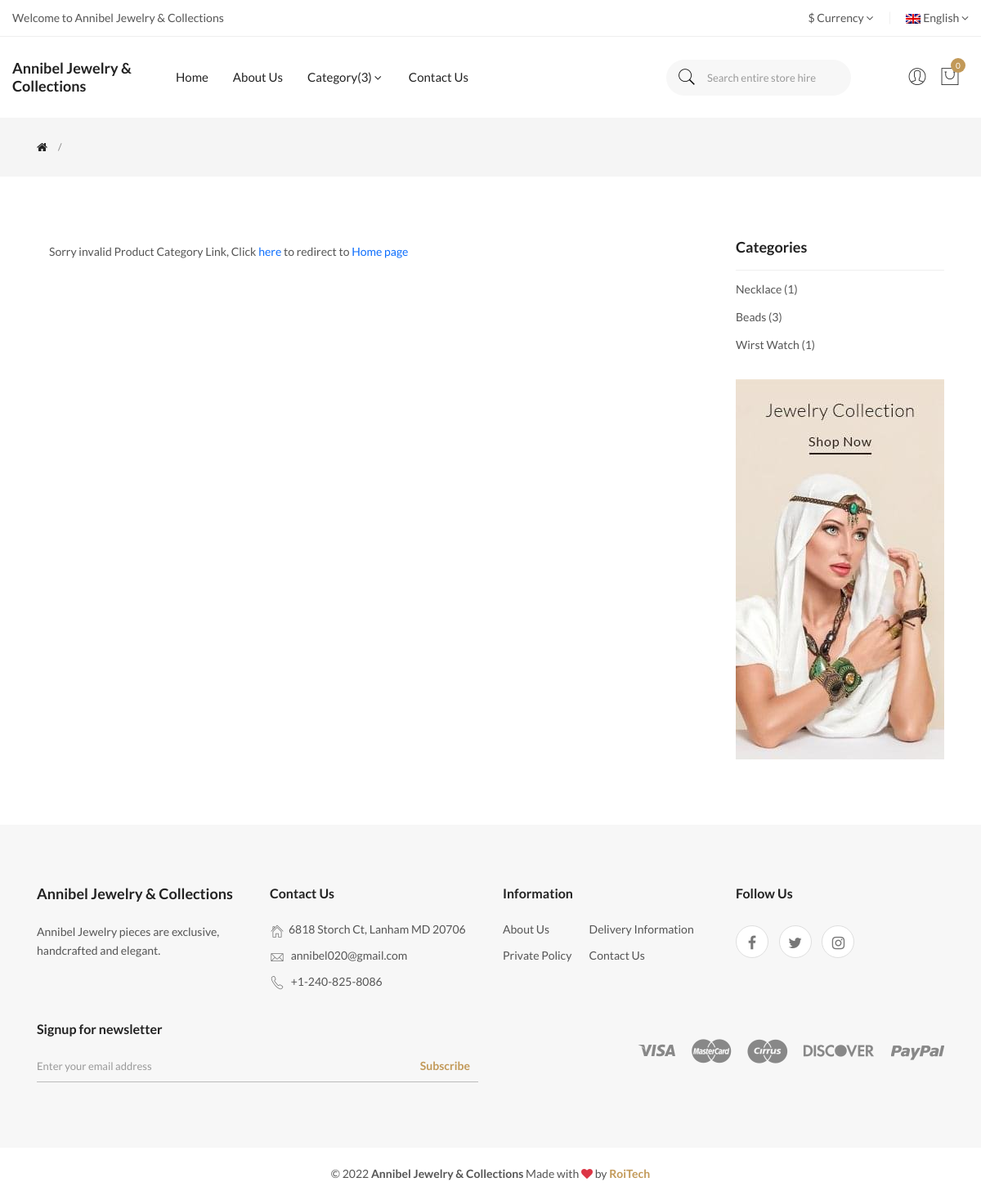
The app's page /category.php with its own data.
### tables this page shows
CREATE TABLE `category` (
  `id` int(11) NOT NULL,
  `catname` text NOT NULL,
  `cat_slug` varchar(150) NOT NULL
);

### system/models/userSharedComponents.php (called while the page is built, shortened)
<?php
class SharedComponents
{
	function connection(){return new Database();}
	function getCategory()
	{
		$db_handle = $this->connection()->open();
        try
		{
            $statement = $db_handle->query("SELECT * FROM category");
            $query = $statement->fetchAll(PDO::FETCH_ASSOC);
            return $query;
        }
        catch(PDOException $ex)
        {
            return $ex;
        }
        finally
        {
            $this->connection()->close();
        }
	}
	function protect($routeValue)
	{
		$data = $routeValue."";
		$ciphering = "AES-128-CTR";
		$options = 0;
		$encryption_iv = '1234567891011121';
		$encryption_key = "eyo123";
		$encryption = openssl_encrypt($data, $ciphering,
		$encryption_key, $options, $encryption_iv);
		return $encryption;
	}
	function unprotect($encryptedValue)
	{
		$ciphering = "AES-128-CTR";
		$options = 0;
		$decryption_iv = '1234567891011121';
		$decryption_key = "eyo123";
		$decryption = openssl_decrypt ($encryptedValue, $ciphering,
		$decryption_key, $options, $decryption_iv);
		return $decryption;
	}
	function getItemCountByCategory($idds)
	{
		$db_handle = $this->connection()->open();
		try
		{
			$astmt = $db_handle->prepare("SELECT * FROM products WHERE category_id=:category_id");
        	$astmt->execute(['category_id' => $this->unprotect($idds)]);
			$count = $astmt->rowCount();
			return $count;
		}
		catch(PDOException $ex)
		{
			return $ex;
		}
		finally
		{
			$this->connection()->close();
		}
	}
}
?>

### category.php (the view, shortened to what this page needs)
<?php
    require_once('system/models/userSharedComponents.php');
    include 'includes/header.php';
    include 'includes/navbar.php';
 ?>
    <main>
        <div class="breadcrumb-area">
            <div class="container">
                <div class="row">
                    <div class="col-12">
                        <div class="breadcrumb-wrap">
                            <nav aria-label="breadcrumb">
                                <ul class="breadcrumb">
                                    <li class="breadcrumb-item"><a href="index.php"><i class="fa fa-home"></i></a></li>
                                    <li class="breadcrumb-item active" aria-current="page">
                                    </li>
                                </ul>
                            </nav>
                        </div>
                    </div>
                </div>
            </div>
        </div>
        <div class="shop-main-wrapper section-padding">
            <div class="container">
                <div class="row">
                    <div class="col-lg-3 order-2">
                        <aside class="sidebar-wrapper">
                            <div class="sidebar-single">
                                <h5 class="sidebar-title">categories</h5>
                                <div class="sidebar-body">
                                    <ul class="shop-categories">
                                        <?php
                                            $sharedmodel = new SharedComponents();
                                            $category = $sharedmodel->getCategory();
                                            if(isset($category))
                                            {
                                                foreach($category as $row)
                                                {
                                                    $categoryid = $sharedmodel->protect($row["id"]);
                                        ?>
                                            <li>
                                                <a href="category.php?id=<?php echo $categoryid ?>">
                                                    <?php echo $row["catname"] ?>
                                                    <span>
                                                        (<?php echo $sharedmodel->getItemCountByCategory($categoryid) ?>)
                                                    </span>
                                                </a>
                                            </li>
                                        <?php
                                                }
                                            }
                                        ?>
                                    </ul>
                                </div>
                            </div>
                            <div class="sidebar-banner">
                                <div class="img-container">
                                    <a href="index.php">
                                        <img src="assets/img/banner/sidebar-banner.jpg" alt="">
                                    </a>
                                </div>
                            </div>
                        </aside>
                    </div>
                    <div class="col-lg-9 order-1">
                        <div class="shop-product-wrapper">
                            <div>
                                <div class="row">
                                    <?php
                                    if (isset($_GET['id']))
                                    {
                                        $productsModel = new Products();
                                        $product = $productsModel->getProductsByCategory($_GET['id'], "SELECT * FROM products WHERE category_id=:category_id");
                                        if (!empty($product))
                                        {
                                            foreach($product as $item)
                                            {
                                                $productid = $sharedmodel->protect($item["id"]);
                                                $name = $item["name"];
                                                $categoryida = $item["category_id"];
                                                $categoryid = $sharedmodel->protect($item["category_id"]);
                                                $price = $item["price"];
                                                $photo1 = $item["photo1"];
                                                $photo2 = $item["photo2"];
                                                $FeaturedImage1 = (!empty($photo1)) ? 'uploads/'.$photo1 : 'assets/img/default.png';
                                                $FeaturedImage2 = (!empty($photo2)) ? 'uploads/'.$photo2 : 'uploads/'.$photo1.'';
                                                $catname = implode(" ",$sharedmodel->getCategoryName($categoryida));
                                    ?>
                                    <div class="col-md-4 product-item">
                                        <figure class="product-thumb">
                                            <a href="product.php?id=<?php echo $productid ?>">
                                                <img class="pri-img" src="<?php echo $FeaturedImage1 ?>" alt="<?php echo $name ?> Image1" width="200" height="300">
                                                <img class="sec-img" src="<?php echo $FeaturedImage2 ?>" alt="<?php echo $name ?> Image2" width="200" height="300">
                                            </a>
                                            <div class="product-badge">
                                                <div class="product-label new">
                                                    <span>new</span>
                                                </div>
                                            </div>
                                            <div class="button-group">
                                            </div>
                                            <div class="cart-hover">
                                                <button class="btn btn-cart" onclick="docart('<?php echo $productid; ?>', 'addCart', 99)">add to cart</button>
                                            </div>
                                        </figure>
                                        <div class="product-caption text-center">
                                            <div class="product-identity">
                                                <p class="manufacturer-name"><a href="category.php?id=<?php echo $categoryid ?>"><?php echo $catname ?></a></p>
                                            </div>
                                            <h6 class="product-name">
                                                <a href="product.php?id=<?php echo $productid ?>"><?php echo $name ?></a>
                                            </h6>
                                            <div class="price-box">
                                                <span class="price-regular">$<?php echo $price ?></span>
                                            </div>
                                        </div>
                                    </div>
                                    <?php
                                                }
                                            }
                                        }
                                        else
                                        {
                                    ?>
                                    <div class="container mb-5">
                                        <p>Sorry invalid Product Category Link, Click <a href="index.php">here</a> to redirect to <a href="index.php">Home page</p>
                                    </div>
                                     <?php
                                        }
                                    ?>
                            </div>
                        </div>
                    </div>
                </div>
            </div>
        </div>
    </main>
    <?php
        include 'includes/footer.php';
        include 'includes/scripts.php';
    ?>
</html>

### records on screen
category: catname "Necklace", ItemCountByCategory "1"
category: catname "Beads", ItemCountByCategory "3"
category: catname "Wirst Watch", ItemCountByCategory "1"

### other values on screen
$sharedmodel->getItemCount("category") "3"
